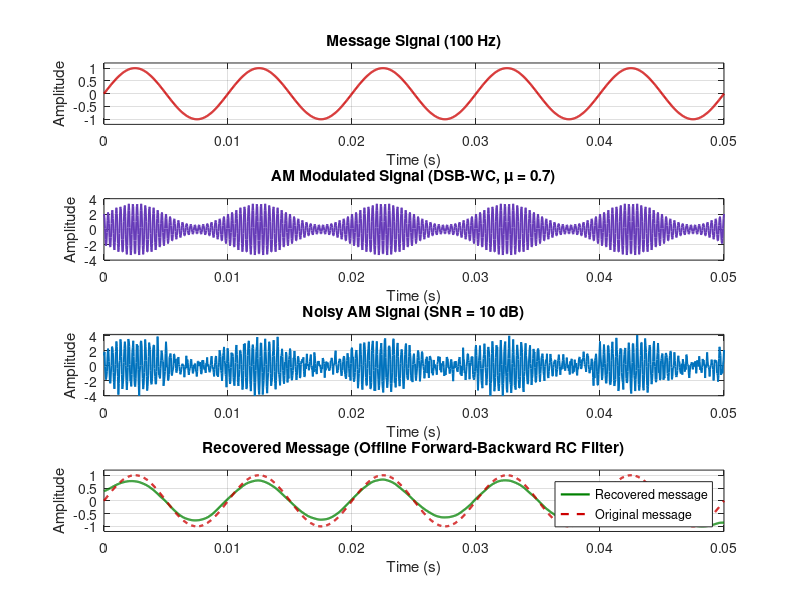
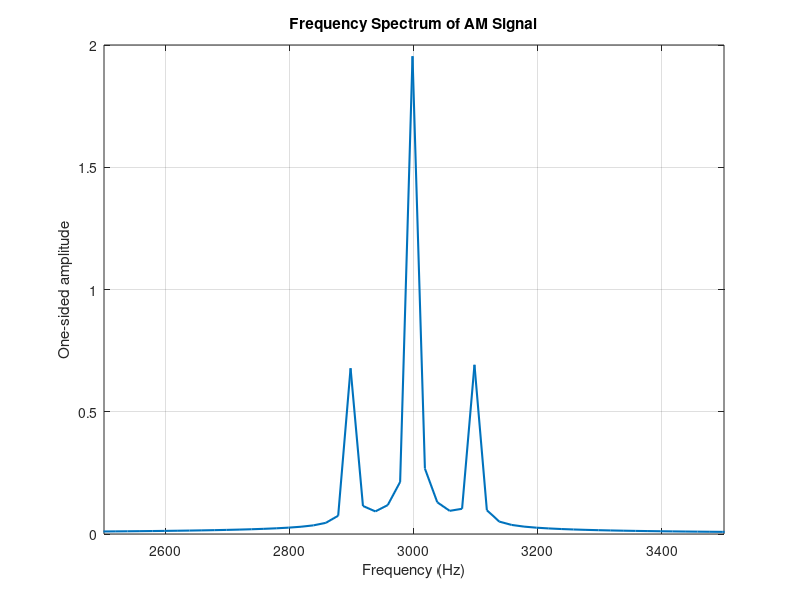

Source code (MATLAB) for these figures, in order:
%% AM communication simulation: report parameter set
% Uses base MATLAB only. See docs/methodology.md for finite-record limits.
% Adapted from the supplied project; original scripts are retained separately.
clc; clear; close all;
rng(0, 'twister');          % Reproducible noise for this organized version
project_root = fileparts(fileparts(mfilename('fullpath')));
output_dir = fullfile(project_root, 'results');
if ~exist(output_dir, 'dir'), mkdir(output_dir); end

%% ====================== STEP 1: PARAMETERS ===============================
Fs = 25000;                 % Sampling frequency (Hz)
T  = 0.05;                  % Total simulation time (s)
t  = 0:1/Fs:T;              % Time vector (50 ms)
fc = 3000;                  % Carrier frequency (Hz)
fm = 100;                   % Message frequency (Hz)

%% ====================== STEP 2: SIGNAL GENERATION ========================
mu = 0.7;                   % Modulation index (0 < mu < 1 for under-modulation)
message = sin(2*pi*fm*t);   % Normalized baseband message in [-1, 1]
carrier = cos(2*pi*fc*t);   % High-frequency carrier (3 kHz)

%% ====================== STEP 3: AM MODULATION ============================
carrier_amp = 2;                            % Carrier amplitude (A_c)

% Envelope: A_c * (1 + mu * message), so:
% Vmax = A_c * (1 + mu),  Vmin = A_c * (1 - mu) > 0 when mu < 1
modulated = carrier_amp * (1 + mu * message) .* carrier;

%% ====================== STEP 4: ADD NOISE (Manual AWGN) ==================
SNR_dB = 10;                                % Desired RF SNR (dB)
signal_power = mean(modulated.^2);
SNR_linear  = 10^(SNR_dB/10);
noise_power = signal_power / SNR_linear;

noise = sqrt(noise_power) * randn(size(modulated));
modulated_noisy = modulated + noise;

%% ====================== STEP 5: ENVELOPE DEMODULATION (ZERO-PHASE) =======
% Step 1: Rectification (ideal diode)
rectified = abs(modulated_noisy);

% Step 2: RC low-pass filter (first-order), applied forward and backward.
% This offline operation reduces phase delay but has finite-record edge transients.
RC = 1/(2*pi*fm);           % RC time constant (cutoff ~ fm)
Ts = 1/Fs;                  % Sampling period
alpha = Ts / (RC + Ts);     % Discretization: y[n]=alpha*x[n]+(1-alpha)*y[n-1]

% ---- Forward pass ----
env_fwd = zeros(size(rectified));
env_fwd(1) = rectified(1);
for k = 2:length(rectified)
    env_fwd(k) = alpha * rectified(k) + (1 - alpha) * env_fwd(k-1);
end

% ---- Backward pass (to cancel phase delay) ----
env_bwd = zeros(size(rectified));
env_bwd(end) = env_fwd(end);
for k = length(rectified)-1:-1:1
    env_bwd(k) = alpha * env_fwd(k) + (1 - alpha) * env_bwd(k+1);
end

demodulated = env_bwd;      % Forward-backward envelope (edge transients remain)

% Remove DC and normalize for comparison with original message
demodulated_ac   = demodulated - mean(demodulated);
peak = max(abs(demodulated_ac));
if peak <= eps
    error('Recovered AC signal is too small to normalize.');
end
demodulated_norm = demodulated_ac / peak;

%% ====================== STEP 6: TIME-DOMAIN PLOTS ========================
waveform_figure = figure('Name','AM Transmitter-Receiver Simulation');

subplot(4,1,1);
plot(t, message, 'Color', [0.8 0 0], 'LineWidth', 1.6);
grid on; ylim([-1.2 1.2]);
title('Message Signal (100 Hz)', 'FontSize', 11);
xlabel('Time (s)'); ylabel('Amplitude');

subplot(4,1,2);
plot(t, modulated, 'Color', [0.40 0.23 0.72], 'LineWidth', 1.4);
grid on; ylim([-4 4]);
title(['AM Modulated Signal (DSB-WC, \mu = ', num2str(mu), ')'], 'FontSize', 11);
xlabel('Time (s)'); ylabel('Amplitude');

subplot(4,1,3);
plot(t, modulated_noisy, 'LineWidth', 1.4);
grid on; ylim([-4 4.2]);
title(['Noisy AM Signal (SNR = ', num2str(SNR_dB), ' dB)'], 'FontSize', 11);
xlabel('Time (s)'); ylabel('Amplitude');

subplot(4,1,4);
plot(t, demodulated_norm,'Color', [0 0.5 0], 'LineWidth', 1.6); hold on;
plot(t, message, 'Color', [0.8 0 0], 'LineStyle', '--', 'LineWidth', 1.6);
grid on; ylim([-1.2 1.2]);
title('Recovered Message (Offline Forward-Backward RC Filter)', 'FontSize', 11);
xlabel('Time (s)'); ylabel('Amplitude');
legend('Recovered message','Original message');

%% ====================== STEP 7: FREQUENCY SPECTRUM =======================
L = length(modulated);
f = Fs * (0:floor(L/2)) / L;    % Frequency axis (one-sided)

Y = fft(modulated);
P = abs(Y/L);
P1 = P(1:floor(L/2)+1);
% Correct one-sided amplitude scaling, preserving DC and even-length Nyquist.
if rem(L, 2) == 0
    P1(2:end-1) = 2 * P1(2:end-1);
else
    P1(2:end) = 2 * P1(2:end);
end

spectrum_figure = figure('Name','Frequency Spectrum of AM Signal');
plot(f, P1, 'LineWidth', 1.5); grid on; xlim([2500 3500]);
title('Frequency Spectrum of AM Signal');
xlabel('Frequency (Hz)'); ylabel('One-sided amplitude');

%% ====================== STEP 8: MANUAL SNR CALCULATION ===================
% RF-domain SNR (before demodulation)
signal_before = modulated;
noise_before  = modulated_noisy - modulated;
snr_before    = 10*log10(mean(signal_before.^2) / mean(noise_before.^2));

% Reference-based output signal-to-error ratio, including noise and distortion.
% Least-squares scaling uses the known clean message; this is evaluation only.
num = demodulated_norm * message.';            % cross-correlation term
den = demodulated_norm * demodulated_norm.';   % energy of recovered
k_opt = num / den;
recovered_scaled = k_opt * demodulated_norm;

noise_after = recovered_scaled - message;
snr_after   = 10*log10(mean(message.^2) / mean(noise_after.^2));

fprintf('Measured input RF SNR: %.2f dB\n', snr_before);
fprintf('Output signal-to-error ratio (reference scaled): %.2f dB\n', snr_after);
%% ====================== STEP 9: SAVE OUTPUTS =============================
print(waveform_figure, fullfile(output_dir, 'waveforms.png'), '-dpng', '-r150');
print(spectrum_figure, fullfile(output_dir, 'spectrum.png'), '-dpng', '-r150');
save(fullfile(output_dir, 'simulation.mat'), 'Fs', 'T', 'fc', 'fm', 'mu', ...
    'carrier_amp', 'SNR_dB', 't', 'message', 'modulated', 'modulated_noisy', ...
    'demodulated_norm', 'recovered_scaled', 'snr_before', 'snr_after', 'f', 'P1');
fprintf('Saved figures and simulation data to: %s\n', output_dir);
